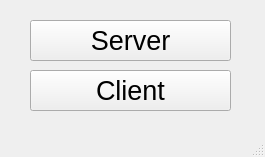
<?xml version="1.0" encoding="UTF-8"?>
<ui version="4.0">
 <class>MainWindow</class>
 <widget class="QMainWindow" name="MainWindow">
  <property name="geometry">
   <rect>
    <x>0</x>
    <y>0</y>
    <width>265</width>
    <height>157</height>
   </rect>
  </property>
  <property name="windowTitle">
   <string/>
  </property>
  <widget class="QWidget" name="centralwidget">
   <widget class="QPushButton" name="create_server_btn">
    <property name="geometry">
     <rect>
      <x>30</x>
      <y>20</y>
      <width>201</width>
      <height>41</height>
     </rect>
    </property>
    <property name="font">
     <font>
      <pointsize>20</pointsize>
     </font>
    </property>
    <property name="text">
     <string>Server</string>
    </property>
   </widget>
   <widget class="QPushButton" name="find_server_btn">
    <property name="geometry">
     <rect>
      <x>30</x>
      <y>70</y>
      <width>201</width>
      <height>41</height>
     </rect>
    </property>
    <property name="font">
     <font>
      <pointsize>20</pointsize>
     </font>
    </property>
    <property name="text">
     <string>Client</string>
    </property>
   </widget>
  </widget>
  <widget class="QStatusBar" name="statusbar"/>
 </widget>
 <resources/>
 <connections/>
</ui>
